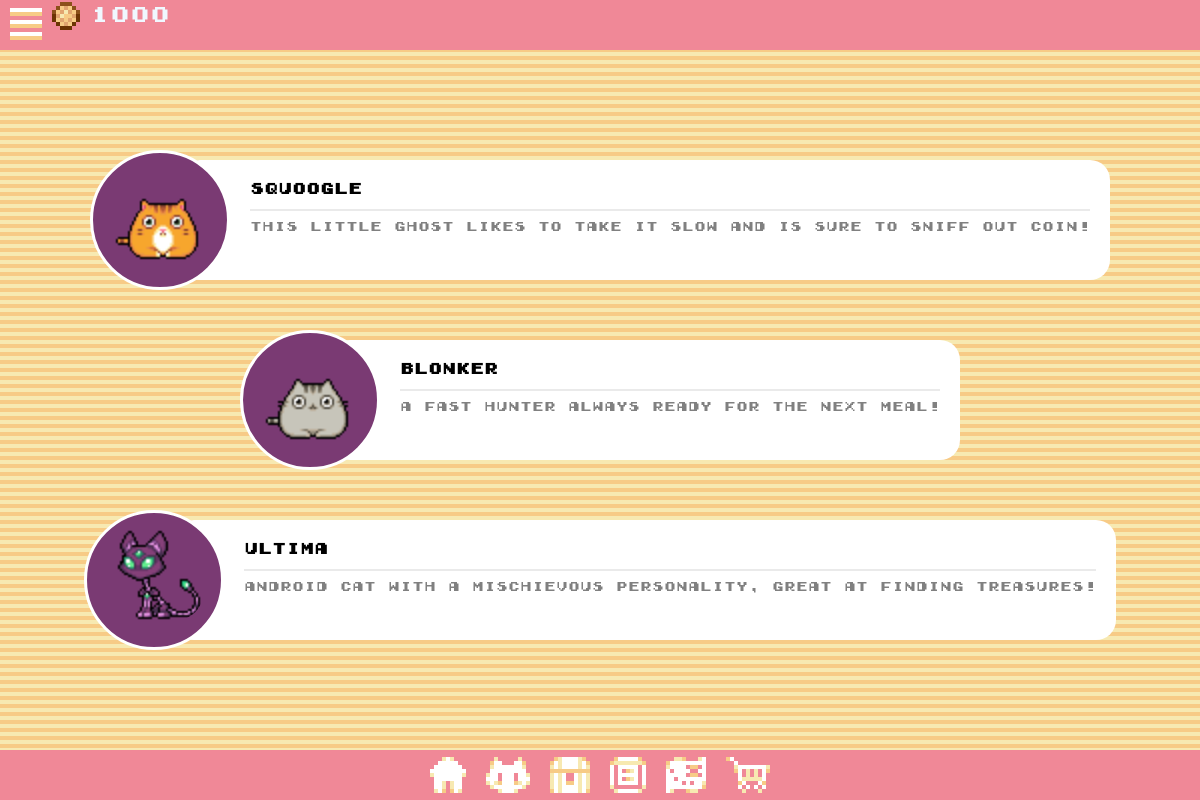
Screenshot of /pet/select (signed in) with the database file from the repository.
### mdq/models.py (models this page shows, shortened)
class MdqUser(AbstractUser):
    pass

class Profile(models.Model):
    user = models.OneToOneField(MdqUser, on_delete=models.CASCADE)
    avatar = models.ImageField(blank=True, upload_to='avatar')
    birth = models.DateField(null=True, blank=True, default=None)
    credits = models.IntegerField(default=1000, blank=True)
    birthday = models.DateTimeField(auto_now_add=True)

class PetType(models.Model):
    species = models.CharField(max_length=50)
    desc = models.TextField(max_length=300, blank=True)
    pet_avatar = models.ImageField(upload_to='pets/')

### mdq/views/pages.py (the view)
# urls.py: path('pet/select', pages.petselect, name='petselect'),
def petselect(request):
    pet = PetType.objects.get(id=1)
    pet2 = PetType.objects.get(id=2)
    pet3 = PetType.objects.get(id=3)
    return render(request, 'pages/pet_select.html',{'pet':pet, 'pet2':pet2, 'pet3':pet3})

### mdq/templates/pages/pet_select.html
{% extends "layouts/master.html" %}
{% block content %}
{% load static %}
<body class="gamertext" style="background-image: url('{% static "backgrounds/background.png" %}')">
    <div class="container d-flex flex-column justify-content-center align-items-center min-vh-100">
        <div class="d-flex align-items-center justify-content-start custom-card">
            <div class="circle-wrapper d-flex align-items-center justify-content-center">
                <img src="{{ pet.pet_avatar.url }}" alt="{{ pet.species }}" class="circle-img">
            </div>
            <div class="text-box flex-grow-1">
                <a class="w-100 h-100 biggertext" href="{% url 'petselectform' pet.id %}">
                    <div class="biggertext">
                        {{ pet.species }}
                    </div>
                </a>
                <hr class="divider">
                <div class="smallertext">{{ pet.desc }}</div>
            </div>
        </div>
        <div class="d-flex align-items-center justify-content-start custom-card">
            <div class="circle-wrapper d-flex align-items-center justify-content-center">
                <img src="{{ pet2.pet_avatar.url }}" alt="{{ pet2.species }}" class="circle-img">
            </div>
            <div class="text-box flex-grow-1">
                <a class="w-100 h-100 biggertext" href="{% url 'petselectform' pet2.id %}">
                    <div class="biggertext">
                        {{ pet2.species }}
                    </div>
                </a>                <hr class="divider">
                <div class="smallertext">{{ pet2.desc }}</div>
            </div>
        </div>
        <div class="d-flex align-items-center justify-content-start custom-card">
            <div class="circle-wrapper d-flex align-items-center justify-content-center">
                <img src="{{ pet3.pet_avatar.url }}" alt="{{ pet3.species }}" class="circle-img">
            </div>
            <div class="text-box flex-grow-1">
                <a class="w-100 h-100 biggertext" href="{% url 'petselectform' pet3.id %}">
                    <div class="biggertext">
                        {{ pet3.species }}
                    </div>
                </a>                <hr class="divider">
                <div class="smallertext">{{ pet3.desc }}</div>
            </div>
        </div>
    </div>
</body>
{% endblock %}

### mdq/templates/layouts/master.html (shortened to what this page needs)
{% load static %}
{% load django_bootstrap5 %}
<!DOCTYPE html>
<html lang="es">
<head>
    <link rel="stylesheet" href="{% static "css/bootstrap.min.css" %}" />
    <link rel="stylesheet" href="{% static "css/main.css" %}" />
</head>
<body>
    <div class="container">
        <nav id="nav" class="navbar fixed-top navbar-expand-sm d-flex" style="background-color: #f08897;">
            <a class="align-self-start" href="{% url 'settings' %}">
                <img class="justify-content-start icon" src="{% static "icons/MENU.png" %}" alt="">
            </a>
            {% if request.user.is_authenticated %}
            <div class="justify-content-end d-flex align-items-stretch">
                <img class=" img-fluid align-self-start" src="{% static "icons/COIN.png" %}" alt="">
                <p class="icon align-self fs-5 text-sm-end navtext">{{ user.profile.credits }}</p>
            </div>
            {% endif %}
        </nav>
    </div>
    {% block content %}{% endblock %}
    {% block footer %}
    <div class="container">
        <nav id="nav" class="navbar fixed-bottom navbar-expand-sm justify-content-center d-flex" style="background-color: #f08897;">
            <a href="{% url 'index' %}">
                <img class="icon" src="{% static "icons/HOME.png" %}" alt="">
            </a>
            {% if request.user.is_authenticated %}
            <a href="{% url 'index' %}">
                <img class="icon" src="{% static "icons/PET.png" %}" alt="">
            </a>
            <a href="{% url 'customize' %}">
                <img class="icon" src="{% static "icons/BOX.png" %}" alt="">
            </a>
            <a href="{% url 'tasks' %}">
                <img class="icon" src="{% static "icons/TASKS.png" %}" alt="">
            </a>
            <a href="{% url 'adventure' %}">
                <img class="icon" src="{% static "icons/MAP.png" %}" alt="">
            </a>
            <a href="{% url 'shop' %}">
                <img class="icon" src="{% static "icons/SHOP.png" %}" alt="">
            </a>
            {% endif %}
        </nav>
    </div>
    {% endblock %}
</body>
</html>

### mdq/static/css/main.css (style rules this page uses)
.navbar { min-height: 50px !important; height: 50px !important; max-height: 50px !important; }
.icon { padding-left: 10px; padding-right: 10px; }
.navtext { color:aliceblue; font-family: "Gamergirl"; }
.custom-card { position: relative; margin: 20px; }
.circle-wrapper { flex-shrink: 0; width: 140px; height: 140px; border-radius: 50%; background-color: #7a3a73; border: 3px solid white; margin-right: -50px; z-index: 2; overflow: hidden; }
.circle-img { position: relative; bottom: 7%; width: 100px; height: 100px; border-radius: 30%; object-fit: cover; }
.text-box { background-color: white; border-radius: 20px; padding: 20px 20px 20px 70px; min-height: 120px; flex-grow: 1; position: relative; z-index: 1; }
.text-box .divider { margin: 0.5rem 0; }
.gamertext { font-family: "Gamergirl"; }
.smallertext { font-size: 12px; color:grey; }
.biggertext { color: black; font-size: 14px; font-weight: bold; }
.divider { color:black; }
a { color: inherit; text-decoration: inherit; }
.divider { border: none; border-top: 2px solid #aaa; margin: 0.5rem 0 1rem; }

### rows the page displays
MdqUser: profile.credits "1000"
PetType: pet_avatar (picture), species "Squoogle", desc "This little ghost likes to take it slow and is sure to sniff out coin!"
PetType: pet_avatar (picture), species "Blonker", desc "A fast hunter always ready for the next meal!"
PetType: pet_avatar (picture), species "Ultima", desc "Android cat with a mischievous personality, great at finding treasures!"
